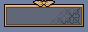

Below is a game level as drawn by its tile map, then a one-line description and the .tmx file that defines it, in full:
An orthogonal 11x4 tile map with 8x8 px tiles, 1 tile layer (Tile Layer 1).

<map version="1.10" tiledversion="1.11.2" orientation="orthogonal" renderorder="right-down" width="11" height="4" tilewidth="8" tileheight="8" infinite="0" nextlayerid="2" nextobjectid="1">
 <tileset firstgid="1" name="MenuTiles" tilewidth="8" tileheight="8" tilecount="128" columns="16">
  <image source="../../Image/Png/MenuTiles.png" width="128" height="64" />
 </tileset>
 <layer id="1" name="Tile Layer 1" width="11" height="4">
  <data encoding="csv">
2,3,3,3,50,51,52,3,3,3,6,
7,9,9,9,9,9,9,63,65,67,11,
7,9,9,9,9,9,63,65,67,69,11,
27,28,28,28,28,28,28,28,28,28,32
</data>
 </layer>
</map>
